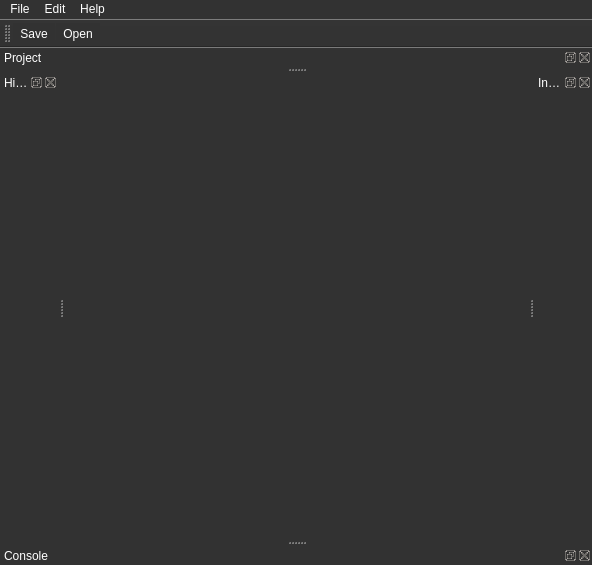
<?xml version="1.0" encoding="UTF-8"?>
<ui version="4.0">
 <class>MainWindow</class>
 <widget class="QMainWindow" name="MainWindow">
  <property name="geometry">
   <rect>
    <x>0</x>
    <y>0</y>
    <width>592</width>
    <height>565</height>
   </rect>
  </property>
  <property name="windowTitle">
   <string>MainWindow</string>
  </property>
  <property name="styleSheet">
   <string notr="true">background-color: rgb(50, 50, 50);
font: 10pt &quot;Tahoma&quot;;
color: white;</string>
  </property>
  <widget class="QWidget" name="centralWidget"/>
  <widget class="QMenuBar" name="menuBar">
   <property name="geometry">
    <rect>
     <x>0</x>
     <y>0</y>
     <width>592</width>
     <height>21</height>
    </rect>
   </property>
   <widget class="QMenu" name="menuMain_Window">
    <property name="title">
     <string>File</string>
    </property>
    <addaction name="actionNew_Scene"/>
    <addaction name="actionFile"/>
    <addaction name="actionSave"/>
    <addaction name="actionExit"/>
   </widget>
   <widget class="QMenu" name="menuHelp">
    <property name="title">
     <string>Edit</string>
    </property>
    <addaction name="actionView"/>
   </widget>
   <widget class="QMenu" name="menuHelp_2">
    <property name="title">
     <string>Help</string>
    </property>
    <addaction name="actionAbout"/>
   </widget>
   <addaction name="menuMain_Window"/>
   <addaction name="menuHelp"/>
   <addaction name="menuHelp_2"/>
  </widget>
  <widget class="QToolBar" name="mainToolBar">
   <attribute name="toolBarArea">
    <enum>TopToolBarArea</enum>
   </attribute>
   <attribute name="toolBarBreak">
    <bool>false</bool>
   </attribute>
   <addaction name="actionSave"/>
   <addaction name="actionFile"/>
  </widget>
  <widget class="QDockWidget" name="dockInspector">
   <property name="windowTitle">
    <string>Inspector</string>
   </property>
   <attribute name="dockWidgetArea">
    <number>2</number>
   </attribute>
   <widget class="QWidget" name="dockWidgetContents"/>
  </widget>
  <widget class="QDockWidget" name="dockConsole">
   <property name="windowTitle">
    <string>Console</string>
   </property>
   <attribute name="dockWidgetArea">
    <number>8</number>
   </attribute>
   <widget class="QWidget" name="dockWidgetContents_2"/>
  </widget>
  <widget class="QDockWidget" name="dockProject">
   <property name="windowTitle">
    <string>Project</string>
   </property>
   <attribute name="dockWidgetArea">
    <number>4</number>
   </attribute>
   <widget class="QWidget" name="dockWidgetContents_3"/>
  </widget>
  <widget class="QDockWidget" name="dockHierarchy">
   <property name="windowTitle">
    <string>Hierarchy</string>
   </property>
   <attribute name="dockWidgetArea">
    <number>1</number>
   </attribute>
   <widget class="QWidget" name="dockWidgetContents_4"/>
  </widget>
  <action name="actionFile">
   <property name="icon">
    <iconset resource="icons.qrc">
     <normaloff>:/Icons/Folder</normaloff>:/Icons/Folder</iconset>
   </property>
   <property name="text">
    <string>Open</string>
   </property>
  </action>
  <action name="actionSave">
   <property name="icon">
    <iconset resource="icons.qrc">
     <normaloff>:/Icons/Save</normaloff>:/Icons/Save</iconset>
   </property>
   <property name="text">
    <string>Save</string>
   </property>
  </action>
  <action name="actionView">
   <property name="text">
    <string>AAAAAA</string>
   </property>
  </action>
  <action name="actionAbout">
   <property name="text">
    <string>About</string>
   </property>
  </action>
  <action name="actionNew_Scene">
   <property name="text">
    <string>New Scene</string>
   </property>
  </action>
  <action name="actionExit">
   <property name="text">
    <string>Exit</string>
   </property>
  </action>
 </widget>
 <layoutdefault spacing="6" margin="11"/>
 <resources>
  <include location="icons.qrc"/>
 </resources>
 <connections/>
</ui>
